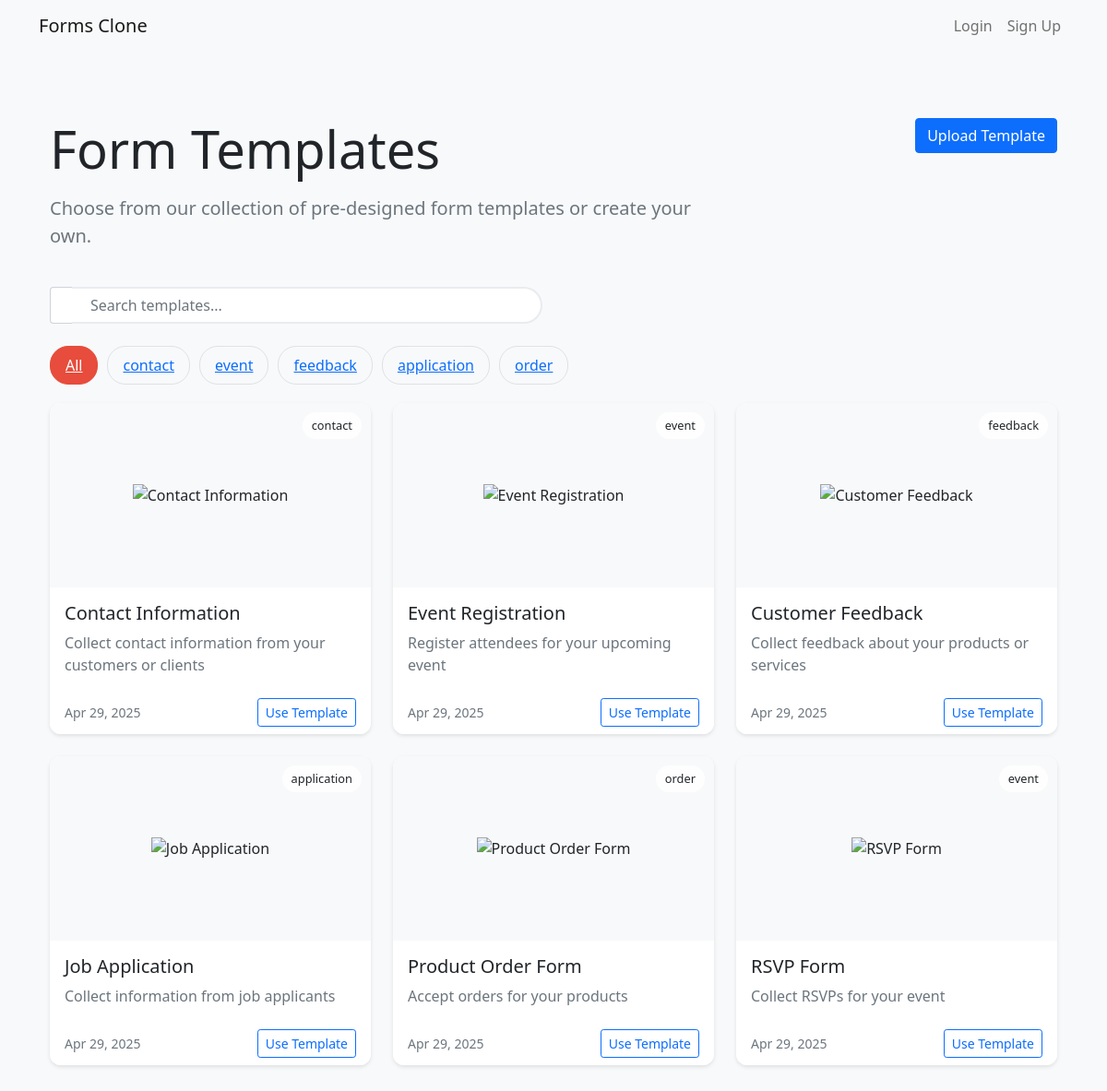
Page /templates on the committed database.
### app.py (models this page shows, shortened)
class FormTemplate(db.Model):
    id = db.Column(db.Integer, primary_key=True)
    title = db.Column(db.String(200), nullable=False)
    description = db.Column(db.Text)
    questions = db.Column(db.Text)  # JSON string of questions
    category = db.Column(db.String(50))  # e.g., 'survey', 'registration', 'feedback'
    created_at = db.Column(db.DateTime, default=datetime.utcnow)
    is_public = db.Column(db.Boolean, default=True)
    preview_image = db.Column(db.String(255), nullable=True)
    user_id = db.Column(db.Integer, db.ForeignKey('user.id'), nullable=True)
    user = db.relationship('User', backref='templates')
    template_data = db.Column(db.Text, nullable=True)  # JSON string of complete template data

### app.py (the view)
@app.route('/templates')
def template_gallery():
    categories = db.session.query(FormTemplate.category).distinct().all()
    categories = [cat[0] for cat in categories if cat[0]]
    selected_category = request.args.get('category')
    search_query = request.args.get('search', '')
    query = FormTemplate.query.filter_by(is_public=True)
    if selected_category:
        query = query.filter_by(category=selected_category)
    if search_query:
        query = query.filter(
            (FormTemplate.title.ilike(f'%{search_query}%')) |
            (FormTemplate.description.ilike(f'%{search_query}%'))
        )
    templates = query.order_by(FormTemplate.created_at.desc()).all()
    return render_template('template_gallery.html',
                         templates=templates,
                         categories=categories,
                         selected_category=selected_category,
                         search_query=search_query)

### templates/template_gallery.html (shortened to what this page needs)
{% extends "base.html" %}
{% block content %}
<div class="container py-5">
    <div class="row mb-4">
        <div class="col-md-8">
            <h1 class="display-4 mb-3">Form Templates</h1>
            <p class="lead text-muted">Choose from our collection of pre-designed form templates or create your own.</p>
        </div>
        <div class="col-md-4 text-md-end">
            <a href="{{ url_for('upload_template') }}" class="btn btn-primary">
                 Upload Template
            </a>
        </div>
    </div>
    <div class="row mb-4">
        <div class="col-md-6">
            <div class="input-group">
                <span class="input-group-text bg-white border-end-0">
                </span>
                <input type="text" class="form-control search-box border-start-0"
                       placeholder="Search templates..."
                       value="{{ search_query }}"
                       onkeyup="if(event.keyCode === 13) searchTemplates(this.value)">
            </div>
        </div>
    </div>
    <div class="category-filter">
        <a href="{{ url_for('template_gallery') }}"
           class="category-btn {% if not selected_category %}active{% endif %}">
            All
        </a>
        {% for category in categories %}
        <a href="{{ url_for('template_gallery', category=category) }}"
           class="category-btn {% if selected_category == category %}active{% endif %}">
            {{ category }}
        </a>
        {% endfor %}
    </div>
    <div class="row row-cols-1 row-cols-md-2 row-cols-lg-3 g-4">
        {% for template in templates %}
        <div class="col">
            <div class="card template-card h-100">
                <div class="template-preview">
                    <span class="category-badge">{{ template.category }}</span>
                </div>
                <div class="card-body">
                    <h5 class="card-title">{{ template.title }}</h5>
                    <p class="card-text text-muted">{{ template.description }}</p>
                </div>
                <div class="card-footer bg-white border-top-0">
                    <div class="d-flex justify-content-between align-items-center">
                        <small class="text-muted">
                            {{ template.created_at.strftime('%b %d, %Y') }}
                        </small>
                        <a href="{{ url_for('use_template', template_id=template.id) }}"
                           class="btn btn-sm btn-outline-primary">
                            Use Template
                        </a>
                    </div>
                </div>
            </div>
        </div>
        {% endfor %}
    </div>
</div>
{% endblock %}

### static/css/style.css (style rules this page uses)
body { background-color: #f8f9fa; }
.card { box-shadow: 0 2px 4px rgba(0, 0, 0, 0.1); border: none; }
.card-title { margin-bottom: 0.5rem; font-weight: 500; }

### templates/template_gallery.html (style rules this page uses)
.template-card { transition: transform 0.3s ease, box-shadow 0.3s ease; border: none; border-radius: 12px; overflow: hidden; }
.template-preview { height: 200px; background: #f8f9fa; display: flex; align-items: center; justify-content: center; position: relative; overflow: hidden; }
.category-badge { position: absolute; top: 10px; right: 10px; background: rgba(255,255,255,0.9); padding: 5px 10px; border-radius: 20px; font-size: 0.8rem; font-weight: 500; }
.search-box { border-radius: 25px; padding-left: 20px; padding-right: 20px; border: 2px solid #e9ecef; transition: all 0.3s ease; }
.category-filter { display: flex; gap: 10px; flex-wrap: wrap; margin-bottom: 20px; }
.category-btn { border-radius: 20px; padding: 8px 16px; background: #f8f9fa; border: 1px solid #dee2e6; transition: all 0.3s ease; }
.category-btn:hover, .category-btn.active { background: #e74c3c; color: white; border-color: #e74c3c; }

### rows in the picture
FormTemplate: category "contact", title "Contact Information", description "Collect contact information from your customers or clients", created_at "Apr 29, 2025"
FormTemplate: category "event", title "Event Registration", description "Register attendees for your upcoming event", created_at "Apr 29, 2025"
FormTemplate: category "feedback", title "Customer Feedback", description "Collect feedback about your products or services", created_at "Apr 29, 2025"
FormTemplate: category "application", title "Job Application", description "Collect information from job applicants", created_at "Apr 29, 2025"
FormTemplate: category "order", title "Product Order Form", description "Accept orders for your products", created_at "Apr 29, 2025"
FormTemplate: category "event", title "RSVP Form", description "Collect RSVPs for your event", created_at "Apr 29, 2025"

### other values in the picture
{{ category }} "contact" "event" "feedback" "application" "order"
